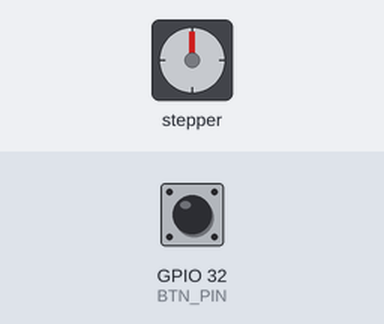
Simulated run of this sketch. Board: ESP32. Parts: stepper motor. Inputs (shaded band) come from the test bench; at power-on: GPIO 32 (BTN_PIN) HIGH. Stepper angles assume 4096 steps per turn.

Above: at 1.2 s.
1.3 s: GPIO 32 (BTN_PIN) pulled LOW for 1 s
At 3.1 s:
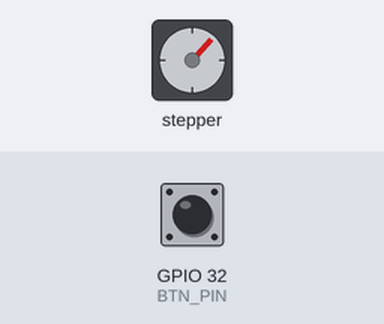
3.8 s: GPIO 32 (BTN_PIN) pulled LOW for 3.2 s
At 7.4 s:
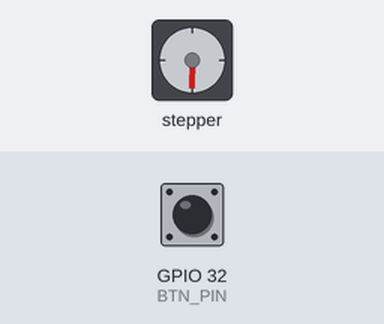
8.5 s: GPIO 32 (BTN_PIN) pulled LOW for 1 s
At 9.9 s:
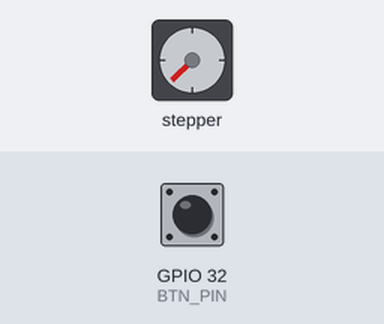
11.0 s: GPIO 32 (BTN_PIN) pulled LOW for 3.2 s
At 15.4 s:
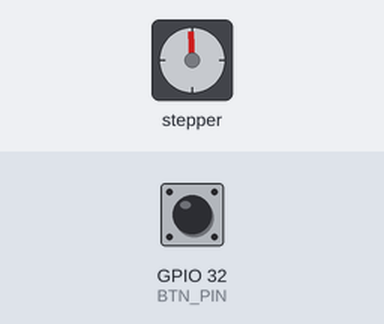
Timing chart, 0 to 16.7 s (numbered marks = the images above; inputs shaded):
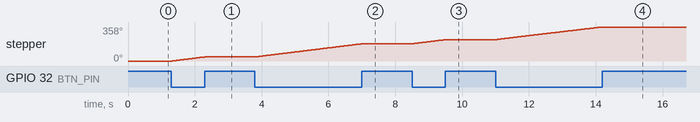

Measured:
- after the input at 1.3 s, stepper: turns 43° clockwise in 0.97 s, starting at once
- after the input at 3.8 s, stepper: turns 138° clockwise in 3.2 s, starting at once
- after the input at 8.5 s, stepper: turns 44° clockwise in 0.99 s, starting at once
- after the input at 11.0 s, stepper: turns 133° clockwise in 3.2 s, starting at once

The sketch:

coin_deposit.ino
```cpp
#include <AccelStepper.h>

// 28BYJ-48 + ULN2003 (HALF4WIRE gives smoother motion)
AccelStepper stepper(AccelStepper::HALF4WIRE, 25, 27, 26, 14);

const int BTN_PIN = 32;
const float RUN_SPEED = 500.0;   // tune 250..700
const float MAX_SPEED = 900.0;

void setup() {
  pinMode(BTN_PIN, INPUT_PULLUP);

  stepper.setMaxSpeed(MAX_SPEED);
  stepper.setSpeed(0);
}

void loop() {
  bool pressed = (digitalRead(BTN_PIN) == LOW);

  if (pressed) {
    stepper.setSpeed(RUN_SPEED);  // forward while pressed
  } else {
    stepper.setSpeed(0);          // stop when released
  }

  stepper.runSpeed();             // non-blocking
}
```
